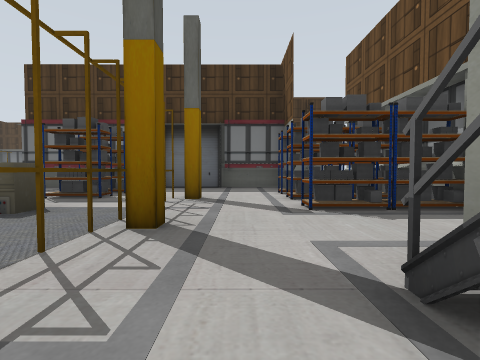
View 1 (above)

17 first-person views from a walk through a robot-simulator world made for Gazebo. The camera is 0.94 m above the floor, tilts 2° down and sees 85° across. The floor is counted in squares, 2 m on a side. Each view is taken from the middle of a square. On the plan, view 1 faces up. The plan holds only what a view shows up to about 9 squares ahead; the rest is blank. The place goes on beyond the plan. Some surface patterns are stand-ins.

View 2
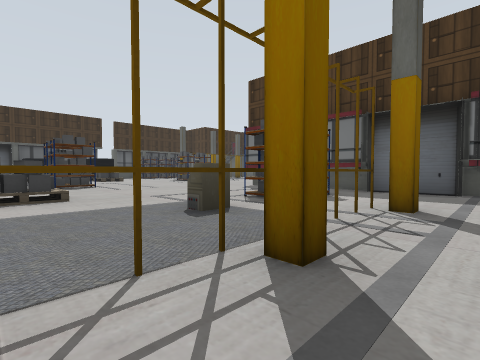

View 3
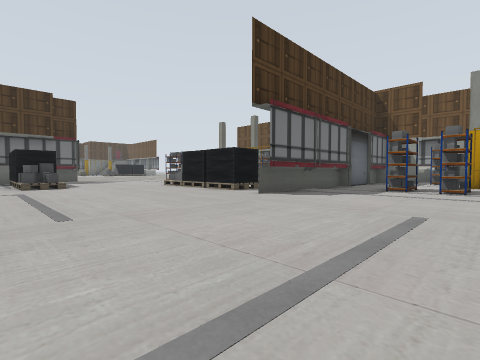

View 4
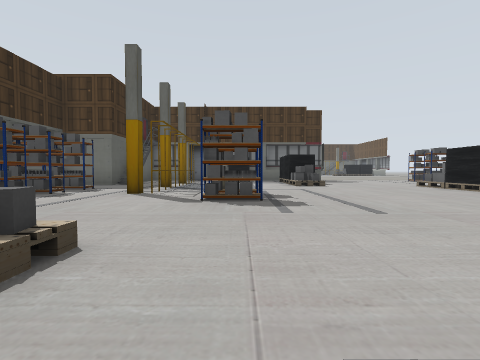

View 5
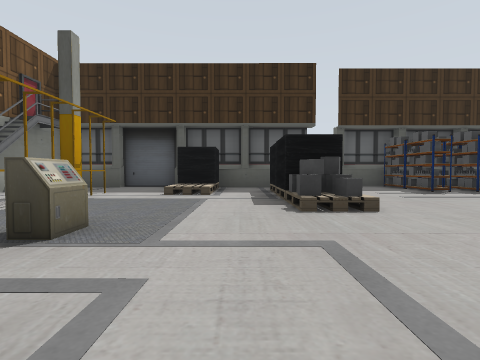

View 6
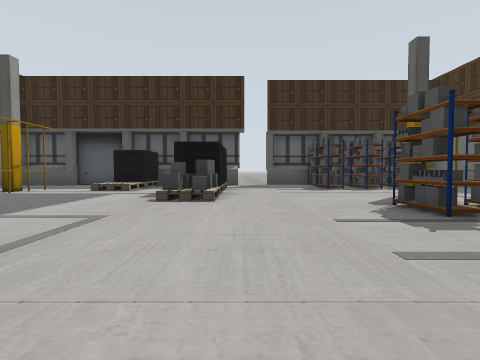

View 7
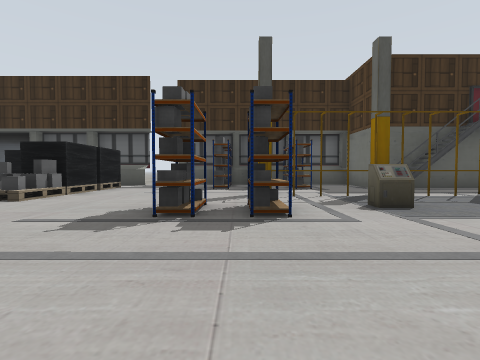

View 8
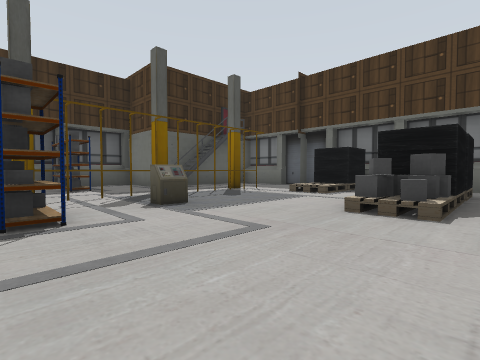

View 9
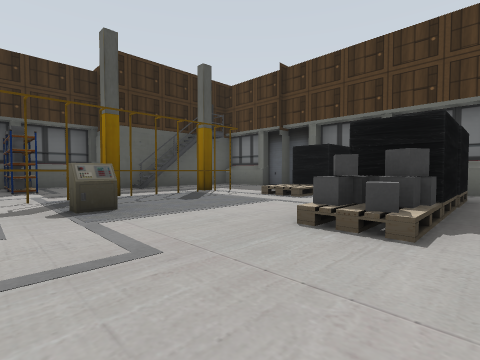

View 10
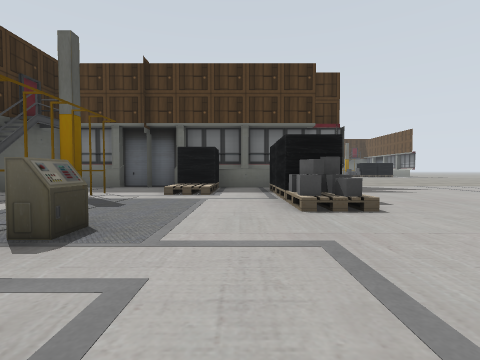

View 11
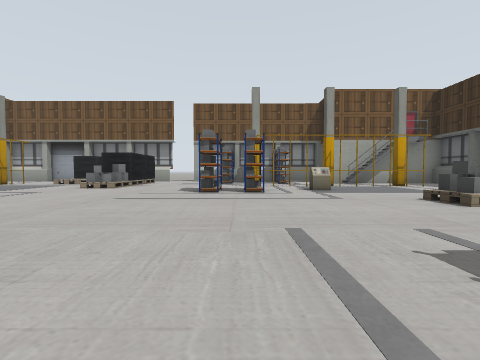

View 12
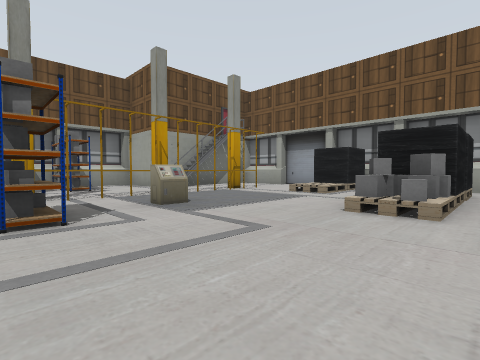

View 13
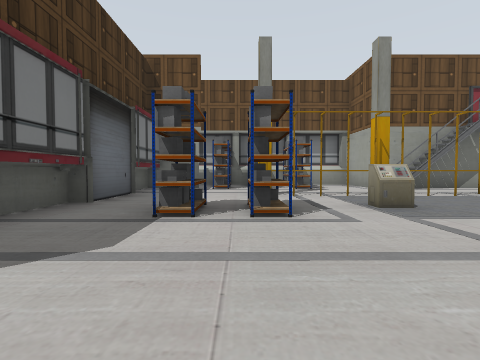

View 14
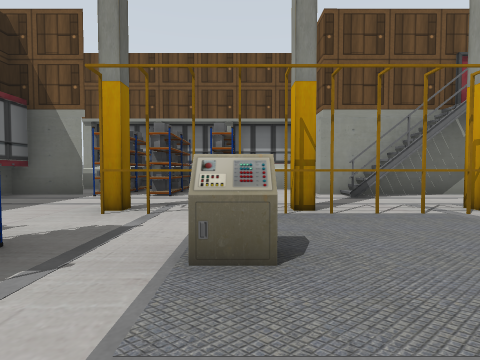

View 15
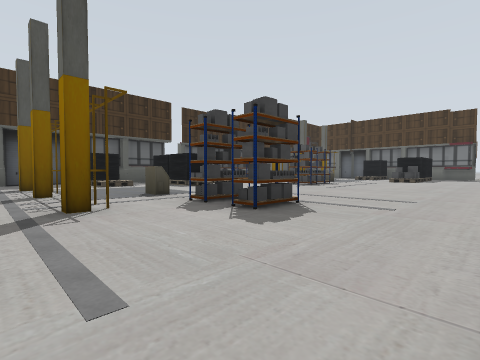

View 16
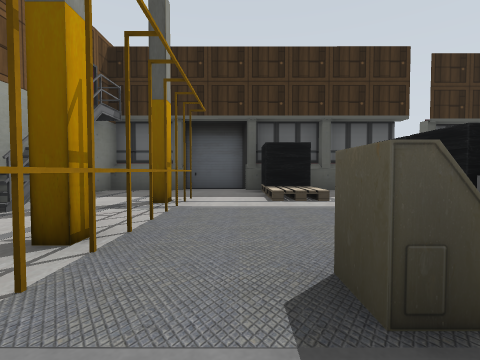

View 17
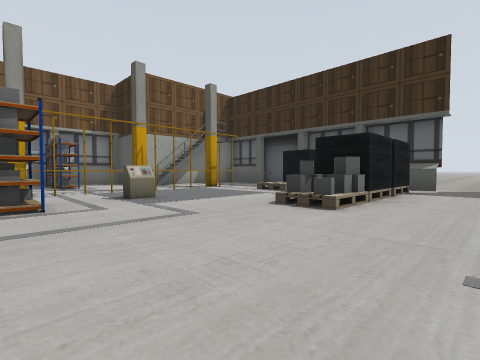

### Floor plan
Key: @ floor where view 1 was taken; # wall or solid block; x gap in a wall; . floor; = window, fence, low wall or low ledge; P yellow post; O other object.
Columns run from 18 left of view 1 to 3 right of it. Each row starts with its distance up from view 1.
 18             ....
 17    #########....
 16    #=#.#.......
 15    #...#.#....
 14    #.P.=.#....
 13  ###.P...#....
 12  #...P.......
 11  #...P.=.....#
 10  ###.P.......#
  9  ###.........#
  8  ###........===#===#
  7 .x..............##.#.#
  6 .#=..................#
  5  .=###.............###
  4  .=..............P.###
  3  .##=...........=P.###
  2  #=....=.........P...#
  1  #=.PPPPP....#...P.###
  0  .=..........#.=.O@#

Positions as (right, up) in squares from view 1, and headings:
1: (0, 0), facing up
2: (0, 1), facing up-left
3: (-10, 4), facing up-right
4: (-11, 4), facing up
5: (-9, 4), facing left
6: (-8, 6), facing left
7: (-8, 9), facing left
8: (-8, 9), facing up-left
9: (-8, 10), facing up-left
10: (-10, 9), facing up
11: (-9, 9), facing down
12: (-6, 5), facing down-right
13: (-6, 5), facing right
14: (-4, 3), facing right
15: (-6, 0), facing up-left
16: (-10, 2), facing left
17: (-9, 7), facing down-left
